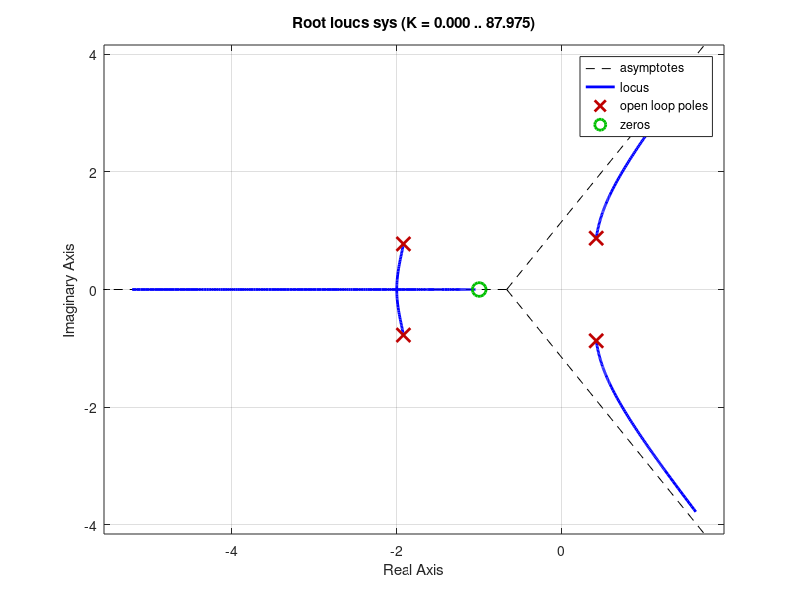

MATLAB code for this plot: (Note: this script raises an error after producing the figure.)
% EXPERIMENT 8
%  Find the root locus and values of poles for the following transfer
%  function (s+1)/(s^4+3s^3+2s^2+4) using sisotool and MATLAB.

clc
n =[1,1];
d=[1 3 2 0 4];
sys=tf(n,d);

% Plot the root locus
rlocus(sys);

% Use rlocfind to find the gain and poles
[k, poles] = rlocfind(sys);

% Print the results
disp('Gain is : ');
disp(k);
disp('The poles are : ');
disp(poles);
